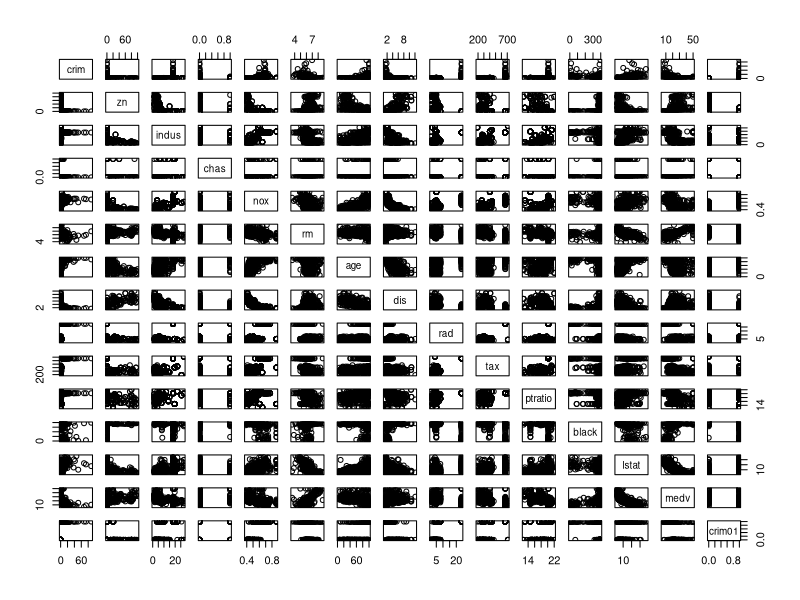

Here is the R script that generated this plot:
# Exercise 13

# Using the Boston data set, fit classification 
# models in order to predict
# whether a given suburb has a crime rate above 
# or below the median.
# Explore logistic regression, LDA, and KNN 
# models using various sub-
# sets of the predictors. Describe your findings.

library(MASS)
attach(Boston)

dim(Boston)
summary(Boston)


### Calculate crime rate median

crim.median = median(crim)
crim.median

crim01 = rep(0, length(crim)) 
crim01[crim > crim.median] = 1
crim01[1:20]
crim[1:20]

Boston.df = data.frame(Boston, crim01)
dim(Boston.df)


### Explore Boston data

pairs(Boston.df)
cor(Boston.df)


### Create a training and a test set

train = 1:(dim(Boston)[1]/2)
test = (dim(Boston)[1]/2 + 1):dim(Boston)[1]

Boston.train = Boston.df[train,]
dim(Boston.train)
Boston.test = Boston.df[test,]
dim(Boston.test)
crim01.test = crim01[test]


### LDA

lda.fit = lda(crim01~indus+nox+age+dis+rad+tax,
              data = Boston, subset = train)
lda.pred = predict(lda.fit, Boston.test)
lda.class = lda.pred$class
table(lda.class, crim01.test)
mean(lda.class != crim01.test)

# Test error = 10.7%


### QDA

qda.fit = qda(crim01~indus+nox+age+dis+rad+tax,
              data = Boston, subset = train)

qda.class = predict(qda.fit, Boston.test)$class
table(qda.class, crim01.test)
mean(qda.class != crim01.test)

# Test error = 62.1%


### Logistic

glm.fits = glm(crim01~indus+nox+age+dis+rad+tax,
               data = Boston, family = binomial,
               subset = train)
summary(glm.fits)
glm.probs = predict(glm.fits, Boston.test, type="response")


glm.pred = rep(0, length(glm.probs))
glm.pred[glm.probs > .5] = 1

table(glm.pred, crim01.test)
mean(glm.pred != crim01.test)

# Test error = 9.1%


### KNN

library(class)

train.X = cbind(indus,nox,age,dis,rad,tax)[train, ]
test.X = cbind(indus,nox,age,dis,rad,tax)[test, ]
train.crim01 = crim01[train]

set.seed(1)
knn.pred = knn(train.X, test.X, train.crim01, k=1)
table(knn.pred, crim01.test)
mean(knn.pred != crim01.test)

# Test error = 62.8%

set.seed(1)
knn.pred = knn(train.X, test.X, train.crim01, k=10)
table(knn.pred, crim01.test)
mean(knn.pred != crim01.test)

# Test error = 11.9%

set.seed(1)
knn.pred = knn(train.X, test.X, train.crim01, k=100)
table(knn.pred, crim01.test)
mean(knn.pred != crim01.test)

# Test error = 64.4%

# Logistic regression has the least error, followed
# by LDA